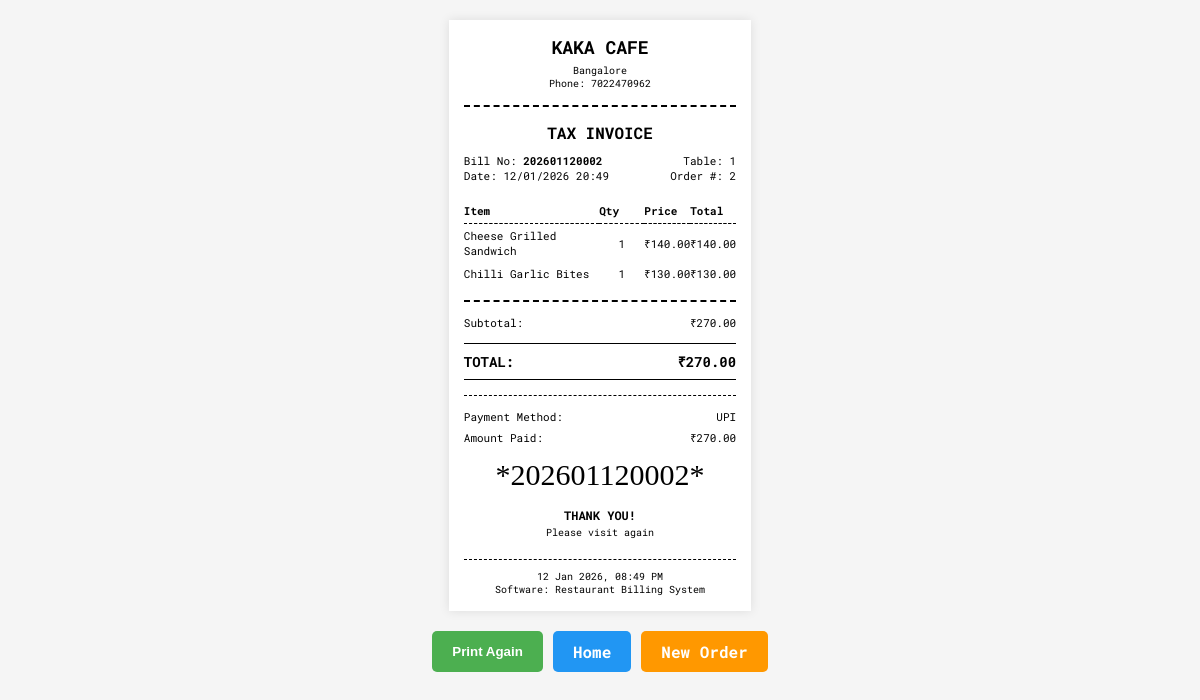
Page /print-bill/2/ on the committed database.
### pos/models.py (models this page shows, shortened)
class Restaurant(models.Model):
    name = models.CharField(max_length=200, default="KAKA CAFE")
    address = models.TextField(default="Bangalore")
    phone = models.CharField(max_length=20, default="7022470962")
    email = models.EmailField(default="contact@kakacafe.com")
    gstin = models.CharField(max_length=15, blank=True)
    logo = models.ImageField(upload_to='logos/', blank=True)

class Bill(models.Model):
    order = models.OneToOneField(Order, on_delete=models.CASCADE, related_name='bill')
    bill_number = models.CharField(max_length=20, unique=True)
    payment_method = models.CharField(max_length=50,
                                     choices=[('cash', 'Cash'),
                                             ('card', 'Card'),
                                             ('upi', 'UPI'),
                                             ('online', 'Online')],
                                     default='cash')
    paid_amount = models.DecimalField(max_digits=12, decimal_places=2)
    change_return = models.DecimalField(max_digits=10, decimal_places=2, default=0)
    created_at = models.DateTimeField(auto_now_add=True)
    class Meta:
        ordering = ['-created_at']

class Order(models.Model):
    table = models.ForeignKey(Table, on_delete=models.CASCADE, related_name='orders')
    customer_name = models.CharField(max_length=200, blank=True)
    customer_phone = models.CharField(max_length=15, blank=True)
    status = models.CharField(max_length=20, default='active',
                             choices=[('active', 'Active'),
                                     ('completed', 'Completed'),
                                     ('cancelled', 'Cancelled')])
    subtotal = models.DecimalField(max_digits=12, decimal_places=2, default=0)
    discount = models.DecimalField(max_digits=12, decimal_places=2, default=0)
    water_bottle = models.DecimalField(max_digits=10, decimal_places=2, default=0)
    packaging = models.DecimalField(max_digits=10, decimal_places=2, default=0)
    service_charge = models.DecimalField(max_digits=10, decimal_places=2, default=0)
    other_charges = models.DecimalField(max_digits=10, decimal_places=2, default=0)
    other_charges_description = models.CharField(max_length=100, blank=True)
    total = models.DecimalField(max_digits=12, decimal_places=2, default=0)
    created_at = models.DateTimeField(auto_now_add=True)
    updated_at = models.DateTimeField(auto_now=True)
    class Meta:
        ordering = ['-created_at']

class Table(models.Model):
    table_number = models.CharField(max_length=10, unique=True)
    table_name = models.CharField(max_length=50, blank=True)
    capacity = models.IntegerField(default=4)
    status = models.CharField(max_length=20, default='available',
                             choices=[('available', 'Available'),
                                     ('occupied', 'Occupied')])

class OrderItem(models.Model):
    order = models.ForeignKey(Order, on_delete=models.CASCADE, related_name='order_items')
    menu_item = models.ForeignKey(MenuItem, on_delete=models.CASCADE)
    quantity = models.IntegerField(default=1)
    price = models.DecimalField(max_digits=10, decimal_places=2)
    total = models.DecimalField(max_digits=10, decimal_places=2, default=0)

class MenuItem(models.Model):
    category = models.ForeignKey(Category, on_delete=models.CASCADE, related_name='menuitems')
    name = models.CharField(max_length=200)
    description = models.TextField(blank=True)
    price = models.DecimalField(max_digits=10, decimal_places=2)
    is_available = models.BooleanField(default=True)
    class Meta:
        ordering = ['category__display_order', 'name']

### pos/views.py (the view)
# urls.py: path('print-bill/<int:bill_id>/', views.print_bill, name='print_bill'),
def print_bill(request, bill_id):
    bill = get_object_or_404(Bill, id=bill_id)
    context = {
        'bill': bill,
        'order': bill.order,
    }
    return render(request, 'pos/print_bill.html', context)

### pos/context_processors.py (called while the page is built)
def restaurant_info(request):
    restaurant = Restaurant.objects.first()
    return {
        'restaurant': restaurant if restaurant else Restaurant(),
        'now': '2024-01-10',  # You can replace with actual datetime
    }

### templates/pos/print_bill.html (shortened to what this page needs)
<!DOCTYPE html>
<html lang="en">
<head>
</head>
<body onload="window.print()">
    <div class="receipt">
        <div class="header">
            <div class="restaurant-name">{{ restaurant.name }}</div>
            <div class="restaurant-details">
                {{ restaurant.address }}<br>
                Phone: {{ restaurant.phone }}<br>
            </div>
        </div>
        <div class="bill-title">
            TAX INVOICE
        </div>
        <div class="bill-info">
            <div>
                <div>Bill No: <strong>{{ bill.bill_number }}</strong></div>
                <div>Date: {{ bill.created_at|date:"d/m/Y H:i" }}</div>
            </div>
            <div style="text-align: right;">
                <div>Table: {{ bill.order.table.table_number }}</div>
                <div>Order #: {{ bill.order.id }}</div>
            </div>
        </div>
        <table class="items-table">
            <thead>
                <tr>
                    <th class="item-name">Item</th>
                    <th class="item-qty">Qty</th>
                    <th class="item-price">Price</th>
                    <th class="item-total">Total</th>
                </tr>
            </thead>
            <tbody>
                {% for item in bill.order.order_items.all %}
                <tr>
                    <td class="item-name">{{ item.menu_item.name }}</td>
                    <td class="item-qty">{{ item.quantity }}</td>
                    <td class="item-price">₹{{ item.price }}</td>
                    <td class="item-total">₹{{ item.total }}</td>
                </tr>
                {% empty %}
                <tr>
                    <td colspan="4" class="text-center" style="text-align: center; padding: 10px; color: #666;">
                        No items in this order
                    </td>
                </tr>
                {% endfor %}
            </tbody>
        </table>
        <div class="totals">
            <div class="total-row">
                <span>Subtotal:</span>
                <span>₹{{ bill.order.subtotal }}</span>
            </div>
            <div class="grand-total total-row">
                <span>TOTAL:</span>
                <span>₹{{ bill.order.total }}</span>
            </div>
            <div class="payment-info">
                <div class="total-row">
                    <span>Payment Method:</span>
                    <span>
                        {% if bill.payment_method == 'cash' %}Cash
                        {% elif bill.payment_method == 'card' %}Card
                        {% elif bill.payment_method == 'upi' %}UPI
                        {% elif bill.payment_method == 'online' %}Online
                        {% else %}{{ bill.payment_method|title }}
                        {% endif %}
                    </span>
                </div>
                <div class="total-row">
                    <span>Amount Paid:</span>
                    <span>₹{{ bill.paid_amount }}</span>
                </div>
            </div>
        </div>
        <div class="barcode">
            *{{ bill.bill_number }}*
        </div>
        <div class="thank-you">
            THANK YOU!<br>
            <span style="font-size: 10px; font-weight: normal;">Please visit again</span>
        </div>
        <div class="footer">
            {{ bill.created_at|date:"d M Y, h:i A" }}<br>
            Software: Restaurant Billing System
        </div>
    </div>
    <div class="action-buttons no-print">
        <button onclick="window.print()" class="btn btn-print">
             Print Again
        </button>
        <a href="{% url 'home' %}" class="btn btn-home">
             Home
        </a>
        <a href="{% url 'table_detail' bill.order.table.id %}" class="btn btn-new">
             New Order
        </a>
    </div>
</body>
</html>

### templates/pos/print_bill.html (style rules this page uses)
* { margin: 0; padding: 0; box-sizing: border-box; }
body { font-family: 'Roboto Mono', monospace; background: #f5f5f5; padding: 20px; }
.receipt { max-width: 80mm; margin: 0 auto; background: white; padding: 15px; box-shadow: 0 0 10px rgba(0,0,0,0.1); }
.header { text-align: center; margin-bottom: 15px; padding-bottom: 10px; border-bottom: 2px dashed #000; }
.restaurant-name { font-size: 18px; font-weight: bold; text-transform: uppercase; margin-bottom: 5px; }
.restaurant-details { font-size: 10px; line-height: 1.3; margin-bottom: 5px; }
.bill-title { font-size: 16px; font-weight: bold; margin: 10px 0; text-align: center; }
.bill-info { display: flex; justify-content: space-between; font-size: 11px; margin-bottom: 10px; }
.items-table { width: 100%; margin: 15px 0; border-collapse: collapse; }
.items-table th { text-align: left; padding: 5px 0; border-bottom: 1px dashed #000; font-size: 11px; font-weight: bold; }
.items-table td { padding: 4px 0; font-size: 11px; }
.item-name { width: 50%; }
.item-qty, .item-price, .item-total { width: 16.66%; text-align: center; }
.totals { margin-top: 15px; padding-top: 10px; border-top: 2px dashed #000; }
.total-row { display: flex; justify-content: space-between; padding: 3px 0; font-size: 11px; }
.grand-total { font-weight: bold; font-size: 14px; border-top: 1px solid #000; border-bottom: 1px solid #000; padding: 8px 0; margin: 10px 0; }
.payment-info { margin-top: 15px; padding-top: 10px; border-top: 1px dashed #000; font-size: 11px; }
.footer { text-align: center; margin-top: 20px; padding-top: 10px; border-top: 1px dashed #000; font-size: 10px; }
.barcode { text-align: center; margin: 10px 0; font-family: 'Libre Barcode 128', cursive; font-size: 30px; }
.action-buttons { display: flex; justify-content: center; gap: 10px; margin-top: 20px; }
.btn { padding: 10px 20px; border: none; border-radius: 5px; cursor: pointer; font-weight: bold; text-decoration: none; display: inline-block; text-align: center; }
.btn-print { background: #4CAF50; color: white; }
.btn-home { background: #2196F3; color: white; }
.btn-new { background: #FF9800; color: white; }
.thank-you { text-align: center; font-weight: bold; margin: 15px 0; font-size: 12px; }

### rows in the picture
Restaurant: name "KAKA CAFE", address "Bangalore", phone "7022470962"
Bill: bill_number "202601120002", created_at "12/01/2026 20:49", order.table.table_number "1", order.id "2", order.subtotal "270.00", order.total "270.00", paid_amount "270.00", created_at "12 Jan 2026, 08:49 PM"
OrderItem: menu_item.name "Cheese Grilled Sandwich", quantity "1", price "140.00", total "140.00"
OrderItem: menu_item.name "Chilli Garlic Bites", quantity "1", price "130.00", total "130.00"
